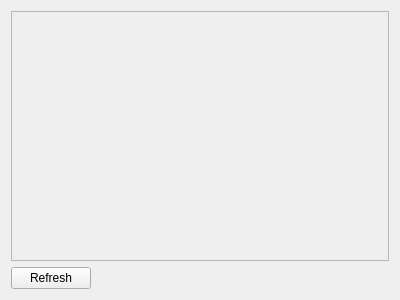
<?xml version="1.0" encoding="UTF-8"?>
<ui version="4.0">
 <class>Widget</class>
 <widget class="QWidget" name="Widget">
  <property name="geometry">
   <rect>
    <x>0</x>
    <y>0</y>
    <width>400</width>
    <height>300</height>
   </rect>
  </property>
  <property name="windowTitle">
   <string>网络拓扑图</string>
  </property>
  <layout class="QVBoxLayout" name="verticalLayout">
   <item>
    <widget class="QScrollArea" name="topologyArea">
     <property name="widgetResizable">
      <bool>true</bool>
     </property>
     <widget class="QWidget" name="scrollAreaWidgetContents">
      <property name="geometry">
       <rect>
        <x>0</x>
        <y>0</y>
        <width>380</width>
        <height>249</height>
       </rect>
      </property>
     </widget>
    </widget>
   </item>
   <item>
    <layout class="QHBoxLayout" name="horizontalLayout">
     <item>
      <widget class="QPushButton" name="pushButton">
       <property name="text">
        <string>Refresh</string>
       </property>
      </widget>
     </item>
     <item>
      <spacer name="horizontalSpacer">
       <property name="orientation">
        <enum>Qt::Horizontal</enum>
       </property>
       <property name="sizeHint" stdset="0">
        <size>
         <width>40</width>
         <height>20</height>
        </size>
       </property>
      </spacer>
     </item>
    </layout>
   </item>
  </layout>
 </widget>
 <layoutdefault spacing="6" margin="11"/>
 <resources/>
 <connections/>
</ui>
